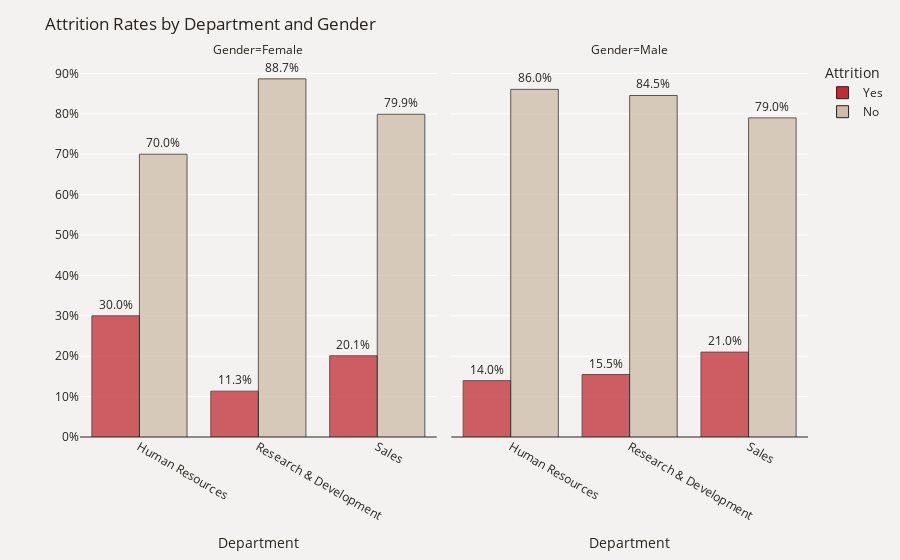

The code cell stored with this chart in its notebook:
### Code cell
plot_df = data.groupby(['Gender','Department'])['Attrition'].value_counts(normalize=True)
plot_df = plot_df.mul(100).rename('Percent').reset_index()
fig = px.bar(plot_df, x="Department", y="Percent", color="Attrition", barmode="group",
            text='Percent', opacity=.75, facet_col="Gender", category_orders={'Attrition': ['Yes', 'No']},
            color_discrete_map={'Yes': '#C02B34','No': '#CDBBA7'}) 
fig.update_traces(texttemplate='%{text:.3s}%', textposition='outside',
                  marker_line=dict(width=1, color='#28221D'),  width=.4)
fig.update_layout(title_text='Attrition Rates by Department and Gender', yaxis_ticksuffix = '%',
                  paper_bgcolor='#F4F2F0', plot_bgcolor='#F4F2F0',font_color='#28221D',
                  height=500, xaxis=dict(tickangle=30))
fig.update_xaxes(showticklabels=True,tickangle=30,col=2)
fig.update_yaxes(title = "", zeroline=True, zerolinewidth=1, zerolinecolor='#28221D')
fig.show()

### Figure 1 — Plotly figure (JSON) as saved in the notebook; plotly's stock layout.template omitted (floating-point values rounded to 4 significant figures)
{"data": [{"alignmentgroup": "True", "hovertemplate": "Attrition=Yes<br>Gender=Female<br>Department=%{x}<br>Percent=%{text}<extra></extra>", "legendgroup": "Yes", "marker": {"color": "#C02B34", "line": {"color": "#28221D", "width": 1}, "opacity": 0.75, "pattern": {"shape": ""}}, "name": "Yes", "offsetgroup": "Yes", "orientation": "v", "showlegend": true, "text": [30, 11.35, 20.11], "textposition": "outside", "texttemplate": "%{text:.3s}%", "type": "bar", "width": 0.4, "x": ["Human Resources", "Research & Development", "Sales"], "xaxis": "x", "y": [30, 11.35, 20.11], "yaxis": "y"}, {"alignmentgroup": "True", "hovertemplate": "Attrition=Yes<br>Gender=Male<br>Department=%{x}<br>Percent=%{text}<extra></extra>", "legendgroup": "Yes", "marker": {"color": "#C02B34", "line": {"color": "#28221D", "width": 1}, "opacity": 0.75, "pattern": {"shape": ""}}, "name": "Yes", "offsetgroup": "Yes", "orientation": "v", "showlegend": false, "text": [13.95, 15.46, 21.01], "textposition": "outside", "texttemplate": "%{text:.3s}%", "type": "bar", "width": 0.4, "x": ["Human Resources", "Research & Development", "Sales"], "xaxis": "x2", "y": [13.95, 15.46, 21.01], "yaxis": "y2"}, {"alignmentgroup": "True", "hovertemplate": "Attrition=No<br>Gender=Female<br>Department=%{x}<br>Percent=%{text}<extra></extra>", "legendgroup": "No", "marker": {"color": "#CDBBA7", "line": {"color": "#28221D", "width": 1}, "opacity": 0.75, "pattern": {"shape": ""}}, "name": "No", "offsetgroup": "No", "orientation": "v", "showlegend": true, "text": [70, 88.65, 79.89], "textposition": "outside", "texttemplate": "%{text:.3s}%", "type": "bar", "width": 0.4, "x": ["Human Resources", "Research & Development", "Sales"], "xaxis": "x", "y": [70, 88.65, 79.89], "yaxis": "y"}, {"alignmentgroup": "True", "hovertemplate": "Attrition=No<br>Gender=Male<br>Department=%{x}<br>Percent=%{text}<extra></extra>", "legendgroup": "No", "marker": {"color": "#CDBBA7", "line": {"color": "#28221D", "width": 1}, "opacity": 0.75, "pattern": {"shape": ""}}, "name": "No", "offsetgroup": "No", "orientation": "v", "showlegend": false, "text": [86.05, 84.54, 78.99], "textposition": "outside", "texttemplate": "%{text:.3s}%", "type": "bar", "width": 0.4, "x": ["Human Resources", "Research & Development", "Sales"], "xaxis": "x2", "y": [86.05, 84.54, 78.99], "yaxis": "y2"}], "layout": {"annotations": [{"font": {}, "showarrow": false, "text": "Gender=Female", "x": 0.245, "xanchor": "center", "xref": "paper", "y": 1, "yanchor": "bottom", "yref": "paper"}, {"font": {}, "showarrow": false, "text": "Gender=Male", "x": 0.755, "xanchor": "center", "xref": "paper", "y": 1, "yanchor": "bottom", "yref": "paper"}], "autosize": true, "barmode": "group", "font": {"color": "#28221D"}, "legend": {"title": {"text": "Attrition"}, "tracegroupgap": 0}, "margin": {"t": 60}, "paper_bgcolor": "#F4F2F0", "plot_bgcolor": "#F4F2F0", "title": {"text": "Attrition Rates by Department and Gender"}, "xaxis": {"anchor": "y", "autorange": true, "domain": [0, 0.49], "range": [-0.5, 2.5], "tickangle": 30, "title": {"text": "Department"}, "type": "category"}, "xaxis2": {"anchor": "y2", "autorange": true, "domain": [0.51, 1], "matches": "x", "range": [-0.5, 2.5], "showticklabels": true, "tickangle": 30, "title": {"text": "Department"}, "type": "category"}, "yaxis": {"anchor": "x", "autorange": true, "domain": [0, 1], "range": [0, 93.32], "ticksuffix": "%", "title": {"text": ""}, "type": "linear", "zeroline": true, "zerolinecolor": "#28221D", "zerolinewidth": 1}, "yaxis2": {"anchor": "x2", "autorange": true, "domain": [0, 1], "matches": "y", "range": [0, 93.32], "showticklabels": false, "title": {"text": ""}, "type": "linear", "zeroline": true, "zerolinecolor": "#28221D", "zerolinewidth": 1}}}
